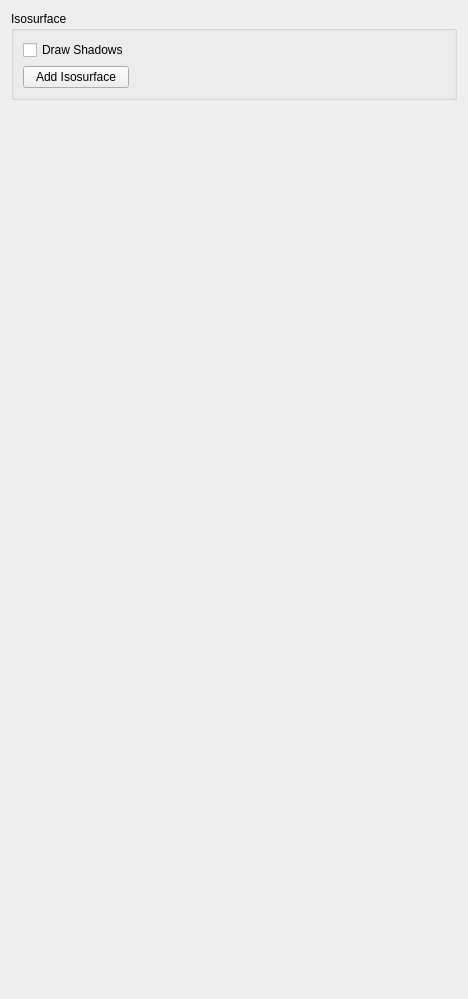
         <widget class="QWidget" name="page_2">
          <property name="geometry">
           <rect>
            <x>0</x>
            <y>0</y>
            <width>468</width>
            <height>999</height>
           </rect>
          </property>
          <attribute name="label">
           <string>Isosurfaces</string>
          </attribute>
          <layout class="QGridLayout" name="gridLayout_3">
           <item row="0" column="0">
            <widget class="QGroupBox" name="groupBox_isosurface">
             <property name="title">
              <string>Isosurface</string>
             </property>
             <layout class="QGridLayout" name="gridLayout_54">
              <item row="1" column="0">
               <widget class="QPushButton" name="pushButton_addIsosurface">
                <property name="text">
                 <string>Add Isosurface</string>
                </property>
               </widget>
              </item>
              <item row="0" column="0">
               <widget class="QCheckBox" name="checkBox_isosurfaceshadows">
                <property name="text">
                 <string>Draw Shadows</string>
                </property>
               </widget>
              </item>
              <item row="0" column="1">
               <spacer name="horizontalSpacer_22">
                <property name="orientation">
                 <enum>Qt::Horizontal</enum>
                </property>
                <property name="sizeHint" stdset="0">
                 <size>
                  <width>40</width>
                  <height>20</height>
                 </size>
                </property>
               </spacer>
              </item>
              <item row="2" column="0">
               <layout class="QVBoxLayout" name="verticalLayout_isosurface"/>
              </item>
             </layout>
            </widget>
           </item>
           <item row="1" column="0">
            <spacer name="verticalSpacer_12">
             <property name="orientation">
              <enum>Qt::Vertical</enum>
             </property>
             <property name="sizeType">
              <enum>QSizePolicy::Expanding</enum>
             </property>
             <property name="sizeHint" stdset="0">
              <size>
               <width>20</width>
               <height>30</height>
              </size>
             </property>
            </spacer>
           </item>
          </layout>
         </widget>
